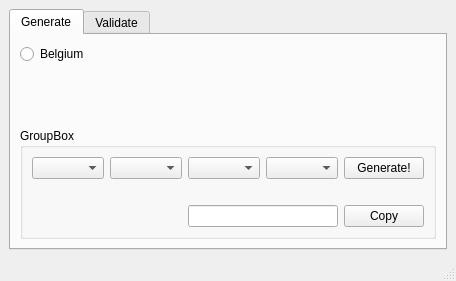
<?xml version="1.0" encoding="UTF-8"?>
<ui version="4.0">
 <class>MainWindow</class>
 <widget class="QMainWindow" name="MainWindow">
  <property name="geometry">
   <rect>
    <x>0</x>
    <y>0</y>
    <width>437</width>
    <height>281</height>
   </rect>
  </property>
  <property name="windowTitle">
   <string>National Number Generator</string>
  </property>
  <widget class="QWidget" name="centralwidget">
   <layout class="QGridLayout" name="gridLayout">
    <item row="0" column="0">
     <widget class="QTabWidget" name="tabWidget">
      <property name="currentIndex">
       <number>0</number>
      </property>
      <widget class="QWidget" name="tab_0">
       <property name="toolTip">
        <string>Generate NRN from a date</string>
       </property>
       <property name="statusTip">
        <string>Generate NRN from a date</string>
       </property>
       <attribute name="title">
        <string>Generate</string>
       </attribute>
       <layout class="QGridLayout" name="gridLayout_2">
        <item row="3" column="0">
         <widget class="QGroupBox" name="groupboxGenerator">
          <property name="title">
           <string>GroupBox</string>
          </property>
          <layout class="QGridLayout" name="gridLayout_4">
           <item row="0" column="0">
            <widget class="QComboBox" name="comboBoxYear"/>
           </item>
           <item row="0" column="1" colspan="2">
            <widget class="QComboBox" name="comboBoxMonth"/>
           </item>
           <item row="0" column="3">
            <widget class="QComboBox" name="comboBoxDay"/>
           </item>
           <item row="0" column="4">
            <widget class="QComboBox" name="comboBoxGender"/>
           </item>
           <item row="1" column="1">
            <spacer name="horizontalSpacer_3">
             <property name="orientation">
              <enum>Qt::Horizontal</enum>
             </property>
             <property name="sizeHint" stdset="0">
              <size>
               <width>60</width>
               <height>20</height>
              </size>
             </property>
            </spacer>
           </item>
           <item row="0" column="5">
            <widget class="QPushButton" name="pushButtonGenerate">
             <property name="text">
              <string>Generate!</string>
             </property>
            </widget>
           </item>
           <item row="2" column="5">
            <widget class="QPushButton" name="pushButtonCopyToClipBoard">
             <property name="text">
              <string>Copy</string>
             </property>
            </widget>
           </item>
           <item row="2" column="1">
            <spacer name="horizontalSpacer_2">
             <property name="orientation">
              <enum>Qt::Horizontal</enum>
             </property>
             <property name="sizeHint" stdset="0">
              <size>
               <width>40</width>
               <height>20</height>
              </size>
             </property>
            </spacer>
           </item>
           <item row="2" column="3" colspan="2">
            <widget class="QLineEdit" name="lineEditGenerator"/>
           </item>
          </layout>
         </widget>
        </item>
        <item row="1" column="0">
         <layout class="QHBoxLayout" name="horizontalLayout">
          <item>
           <widget class="QRadioButton" name="buttonBelgium">
            <property name="text">
             <string>Belgium</string>
            </property>
           </widget>
          </item>
          <item>
           <spacer name="horizontalSpacer">
            <property name="orientation">
             <enum>Qt::Horizontal</enum>
            </property>
            <property name="sizeHint" stdset="0">
             <size>
              <width>40</width>
              <height>20</height>
             </size>
            </property>
           </spacer>
          </item>
         </layout>
        </item>
        <item row="2" column="0">
         <spacer name="verticalSpacer">
          <property name="orientation">
           <enum>Qt::Vertical</enum>
          </property>
          <property name="sizeHint" stdset="0">
           <size>
            <width>20</width>
            <height>40</height>
           </size>
          </property>
         </spacer>
        </item>
       </layout>
      </widget>
      <widget class="QWidget" name="tab_1">
       <attribute name="title">
        <string>Validate</string>
       </attribute>
       <layout class="QGridLayout" name="gridLayout_3">
        <item row="0" column="0">
         <layout class="QVBoxLayout" name="verticalLayout_2">
          <item>
           <widget class="QGroupBox" name="groupBox_4">
            <property name="title">
             <string>GroupBox</string>
            </property>
           </widget>
          </item>
          <item>
           <widget class="QGroupBox" name="groupBox_3">
            <property name="title">
             <string>GroupBox</string>
            </property>
           </widget>
          </item>
         </layout>
        </item>
       </layout>
      </widget>
     </widget>
    </item>
   </layout>
  </widget>
  <widget class="QMenuBar" name="menubar">
   <property name="geometry">
    <rect>
     <x>0</x>
     <y>0</y>
     <width>437</width>
     <height>21</height>
    </rect>
   </property>
  </widget>
  <widget class="QStatusBar" name="statusbar"/>
 </widget>
 <resources/>
 <connections/>
</ui>
